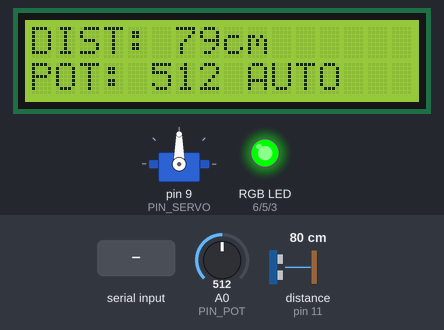
Bench run of a sketch on a simulated Arduino Uno, built with avr-gcc and run on an emulated ATmega328P. Parts: servo, 16×2 character LCD, an RGB LED mixed from three pins (HIGH = lit). Wiring (inferred from the names in the program): ultrasonic range finder: trigger pin 12; echo pin 11. Inputs (shaded band) come from the test bench; at power-on: distance to the obstacle (sensor on pin 11) 80 cm, A0 (PIN_POT) = 512. The echo pulse lasts 58.3 µs per cm; pins used as bus, display or sensor lines are not drawn; what the sketch prints to the serial monitor is not drawn.

Above: at 1.6 s.
1.7 s: "SERVO:\n" received over Serial
At 2.9 s:
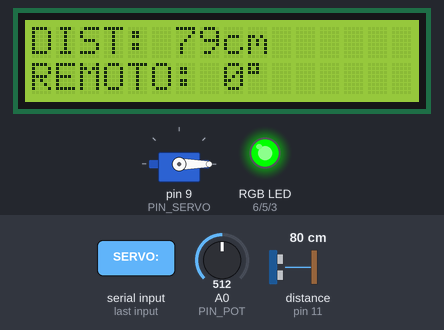
3.2 s: distance to the obstacle (sensor on pin 11) set to 35 cm
At 3.7 s:
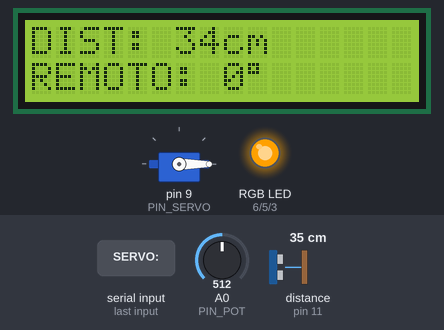
5.7 s: distance to the obstacle (sensor on pin 11) set to 250 cm
At 6.9 s:
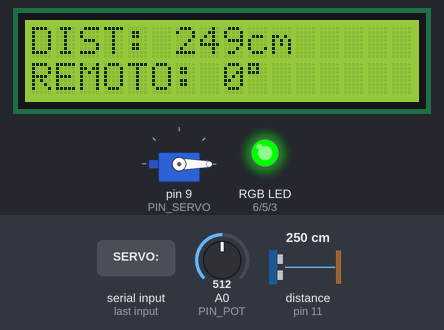
7.2 s: "MODE:AUTO\n" received over Serial
At 8.6 s:
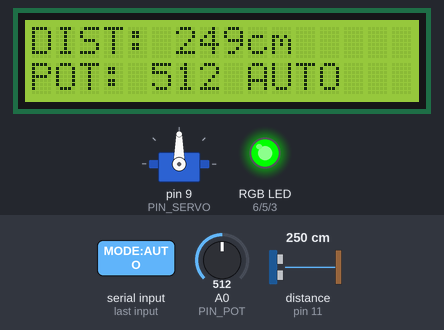
Timing chart, 0 to 9.7 s (numbered marks = the images above; inputs shaded):
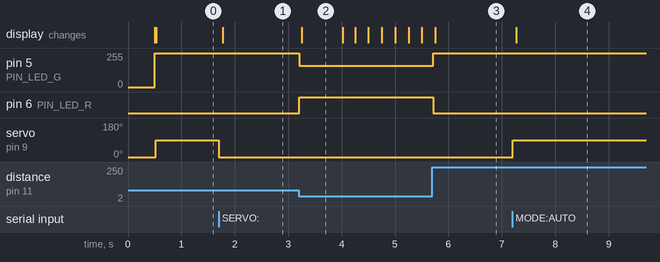

Measured:
- after the input at 1.7 s, servo on pin 9 (PIN_SERVO): 90° → 0° at once; the display: changes after 0.07 s (image 1)
- after the input at 3.2 s, pin 5 (PIN_LED_G): 255/255 → 160/255 at once; pin 6 (PIN_LED_R): LOW → HIGH at once; the display: changes after 0.05 s (image 2)
- after the input at 5.7 s, pin 5 (PIN_LED_G): 160/255 → 255/255 at once; pin 6 (PIN_LED_R): HIGH → LOW at once; the display: changes after 0.06 s (image 3)
- after the input at 7.2 s, servo on pin 9 (PIN_SERVO): 0° → 90° at once; the display: changes after 0.07 s (image 4)
- what the display in image 2 shows lasts 0.7 s, from 3.3 s to 4.0 s

The sketch:

sketch.ino
```cpp
#include <Wire.h>
#include <LiquidCrystal_I2C.h>
#include <Servo.h>

// --- DEFINIÇÃO DE PINOS E INTERFACES ---
const int PIN_POT      = A0;  // Entrada analógica do potenciômetro
const int PIN_TRIG     = 12;  // Disparo do pulso ultrassônico
const int PIN_ECHO     = 11;  // Retorno do eco ultrassônico
const int PIN_SERVO    = 9;   // Modulação PPM do servomotor
const int PIN_BUZZER   = 8;   // Alarme acústico de proximidade
const int PIN_LED_R    = 6;   // PWM Canal Vermelho (Red)
const int PIN_LED_G    = 5;   // PWM Canal Verde (Green)
const int PIN_LED_B    = 3;   // PWM Canal Azul (Blue)

// --- INSTANCIAÇÃO DE OBJETOS ---
LiquidCrystal_I2C lcd(0x27, 16, 2);
Servo gateServo;

// --- TEMPORIZAÇÃO DETERMINÍSTICA NÃO-BLOQUEANTE (MILLIS) ---
unsigned long prevSonarTime     = 0;
const unsigned long SONAR_RATE  = 60;   // Amostragem do sonar a cada 60ms
unsigned long prevTelemetryTime = 0;
const unsigned long TELEM_RATE  = 100;  // Envio serial USB a cada 100ms
unsigned long prevLcdTime       = 0;
const unsigned long LCD_RATE    = 250;  // Taxa de refresh do LCD a 250ms

// --- VARIÁVEIS DE CONTROLE E FILTRAGEM DIGITAL ---
float emaFilteredPot    = 0.0;   // Armazenamento do filtro passa-baixas EMA
const float EMA_ALPHA   = 0.15;  // 15% peso novo, 85% amortecimento histórico
float currentDistanceCm = 400.0; // Distância métrica inicial
int manualServoAngle    = 0;     // Posição angular recebida por downlink
bool overrideMode       = false; // Bandeira de controle manual remoto
String inputBuffer      = "";    // Buffer de recepção serial de caracteres

void setup() {
  Serial.begin(115200);
  pinMode(PIN_TRIG, OUTPUT);
  pinMode(PIN_ECHO, INPUT);
  pinMode(PIN_BUZZER, OUTPUT);
  pinMode(PIN_LED_R, OUTPUT);
  pinMode(PIN_LED_G, OUTPUT);
  pinMode(PIN_LED_B, OUTPUT);

  gateServo.attach(PIN_SERVO);
  gateServo.write(0); // Cancela fechada na inicialização

  lcd.init();
  lcd.backlight();
  lcd.setCursor(0, 0);
  lcd.print("ESTACAO ACESSO");
  lcd.setCursor(0, 1);
  lcd.print("INICIALIZANDO...");

  emaFilteredPot = analogRead(PIN_POT);
  delay(400); // Aguardo de estabilização do LCD
  lcd.clear();
}

void loop() {
  unsigned long currentMillis = millis();

  // 1. Aquisição Periódica do Sensor Ultrassônico e Potenciômetro
  if (currentMillis - prevSonarTime >= SONAR_RATE) {
    prevSonarTime = currentMillis;
    readSensors();
  }

  // 2. Atualização dos Atuadores Físicos (Servo, LED RGB e Buzzer)
  updateActuators();

  // 3. Envio de Telemetria Formatada (Uplink Serial USB -> p5.js)
  if (currentMillis - prevTelemetryTime >= TELEM_RATE) {
    prevTelemetryTime = currentMillis;
    sendTelemetry();
  }

  // 4. Renderização Alfanumérica no Display Serial I2C
  if (currentMillis - prevLcdTime >= LCD_RATE) {
    prevLcdTime = currentMillis;
    updateLcdDisplay();
  }

  // 5. Escuta Contínua de Comandos de Downlink da Aplicação Multimídia
  processIncomingSerial();
}

void readSensors() {
  digitalWrite(PIN_TRIG, LOW);
  delayMicroseconds(2);
  digitalWrite(PIN_TRIG, HIGH);
  delayMicroseconds(10);
  digitalWrite(PIN_TRIG, LOW);

  long duration = pulseIn(PIN_ECHO, HIGH, 25000);
  if (duration > 0) {
    currentDistanceCm = (duration * 0.0343) / 2.0;
  } else {
    currentDistanceCm = 400.0;
  }

  int rawPot = analogRead(PIN_POT);
  emaFilteredPot = (EMA_ALPHA * rawPot) + ((1.0 - EMA_ALPHA) * emaFilteredPot);
}

void updateActuators() {
  int targetAngle = 0;
  if (overrideMode) {
    targetAngle = manualServoAngle;
  } else {
    if (currentDistanceCm < 30.0) {
      targetAngle = 90;
    } else {
      targetAngle = map((int)emaFilteredPot, 0, 1023, 0, 180);
    }
  }
  gateServo.write(constrain(targetAngle, 0, 180));

  if (currentDistanceCm < 15.0) {
    setRgbColor(255, 0, 0);
    tone(PIN_BUZZER, 2000, 25);
  } else if (currentDistanceCm < 45.0) {
    setRgbColor(255, 160, 0);
    noTone(PIN_BUZZER);
  } else {
    setRgbColor(0, 255, 0);
    noTone(PIN_BUZZER);
  }
}

void setRgbColor(byte r, byte g, byte b) {
  analogWrite(PIN_LED_R, r);
  analogWrite(PIN_LED_G, g);
  analogWrite(PIN_LED_B, b);
}

void updateLcdDisplay() {
  lcd.setCursor(0, 0);
  lcd.print("DIST: ");
  lcd.print((int)currentDistanceCm);
  lcd.print("cm   ");

  lcd.setCursor(0, 1);
  if (overrideMode) {
    lcd.print("REMOTO: ");
    lcd.print(manualServoAngle);
    lcd.print((char)223);
    lcd.print("   ");
  } else {
    lcd.print("POT: ");
    lcd.print((int)emaFilteredPot);
    lcd.print(" AUTO ");
  }
}

void sendTelemetry() {
  Serial.print("DIST:");
  Serial.print((int)currentDistanceCm);
  Serial.print(",POT:");
  Serial.print((int)emaFilteredPot);
  Serial.print(",SERVO:");
  Serial.print(gateServo.read());
  Serial.print(",MODE:");
  Serial.println(overrideMode ? "REMOTE" : "AUTO");
}

void processIncomingSerial() {
  while (Serial.available() > 0) {
    char c = (char)Serial.read();
    if (c == '\n' || c == '\r') {
      if (inputBuffer.length() > 0) {
        inputBuffer.trim();
        if (inputBuffer.startsWith("SERVO:")) {
          int angle = inputBuffer.substring(6).toInt();
          manualServoAngle = constrain(angle, 0, 180);
          overrideMode = true;
        } else if (inputBuffer.equals("MODE:AUTO")) {
          overrideMode = false;
        }
        inputBuffer = "";
      }
    } else {
      inputBuffer += c;
    }
  }
}
```
